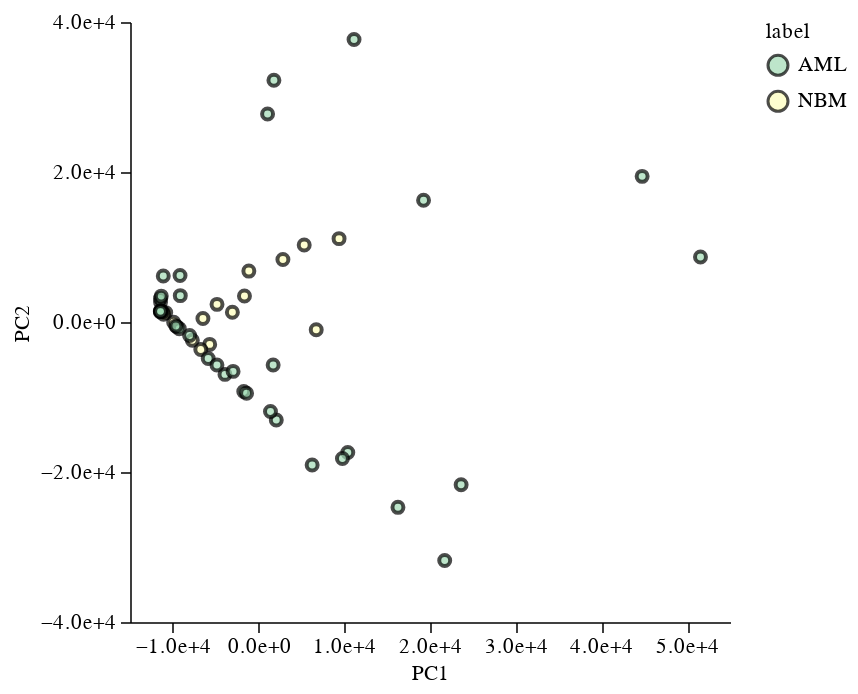

This figure's notebook cell:
### Code cell
auc_r=auc_r.reset_index()
auc_r=auc_r.fillna(0)
auc_r = auc_r.drop('index', axis=1)
pca_r = PCA(n_components=2)
pca_r_fit = pca_r.fit_transform(auc_r)
principal_Df = pd.DataFrame(data = pca_r_fit)
principal_Df.columns = ["PC1","PC2"]
principal_Df["label"] = ["NBM"]*15+["AML"]*36
alt.Chart(principal_Df).mark_point().encode(
    x=alt.X("PC1:Q",axis=alt.Axis(tickCount=5,format=".1e")),
    y=alt.Y("PC2:Q",axis=alt.Axis(tickCount=5,format=".1e")),
    color=alt.value('black'),
    fill=alt.Color("label",scale=alt.Scale(domain=["AML","NBM"],range=['#a1dab4', '#fefebb']))
)
plt.savefig("2d_pca.svg")

### Figure 1 — Vega-Lite specification as saved in the notebook (floating-point values rounded to 4 significant figures)
{"config": {"view": {"strokeOpacity": 0, "strokeWidth": 0.756}, "style": {"guide-title": {"fontSize": 10.67}, "guide-label": {"fontSize": 10.67}}, "title": {"fontSize": 10.67, "font": "Arial", "fontColor": "#000000", "fontWeight": "normal"}, "legend": {"titleFontWeight": "normal"}, "axis": {"domainColor": "#000000", "domainWidth": 0.756, "grid": false, "gridWidth": 0.756, "labelAngle": 0, "labelFont": "Arial", "labelFontSize": 10.67, "tickColor": "#000000", "tickWidth": 0.756, "titleFont": "Arial", "titleFontSize": 10.67, "titleFontWeight": "normal"}, "header": {"titleFontWeight": "normal"}}, "data": {"name": "data-c176fe2ba9cbe07c7db80dc93a60f1ac"}, "mark": {"type": "point"}, "encoding": {"color": {"value": "black"}, "fill": {"field": "label", "scale": {"domain": ["AML", "NBM"], "range": ["#a1dab4", "#fefebb"]}, "type": "nominal"}, "x": {"axis": {"format": ".1e", "tickCount": 5}, "field": "PC1", "type": "quantitative"}, "y": {"axis": {"format": ".1e", "tickCount": 5}, "field": "PC2", "type": "quantitative"}}, "$schema": "https://vega.github.io/schema/vega-lite/v5.8.0.json", "datasets": {"data-c176fe2ba9cbe07c7db80dc93a60f1ac": [{"PC1": -5703.0, "PC2": -2984.0, "label": "NBM"}, {"PC1": -4848.0, "PC2": 2351.0, "label": "NBM"}, {"PC1": -6740.0, "PC2": -3661.0, "label": "NBM"}, {"PC1": -7727.0, "PC2": -2444.0, "label": "NBM"}, {"PC1": 9389.0, "PC2": 11120.0, "label": "NBM"}, {"PC1": -3057.0, "PC2": 1291.0, "label": "NBM"}, {"PC1": -1646.0, "PC2": 3465.0, "label": "NBM"}, {"PC1": -1135.0, "PC2": 6787.0, "label": "NBM"}, {"PC1": 5324.0, "PC2": 10270.0, "label": "NBM"}, {"PC1": -6492.0, "PC2": 472.9, "label": "NBM"}, {"PC1": 2839.0, "PC2": 8340.0, "label": "NBM"}, {"PC1": 6727.0, "PC2": -1032.0, "label": "NBM"}, {"PC1": -10830.0, "PC2": 1251.0, "label": "NBM"}, {"PC1": -9909.0, "PC2": -42.84, "label": "NBM"}, {"PC1": -11080.0, "PC2": 1022.0, "label": "NBM"}, {"PC1": 1790.0, "PC2": 32240.0, "label": "AML"}, {"PC1": 11140.0, "PC2": 37680.0, "label": "AML"}, {"PC1": 1700.0, "PC2": -5739.0, "label": "AML"}, {"PC1": 19250.0, "PC2": 16220.0, "label": "AML"}, {"PC1": 44750.0, "PC2": 19420.0, "label": "AML"}, {"PC1": 51560.0, "PC2": 8664.0, "label": "AML"}, {"PC1": 10410.0, "PC2": -17390.0, "label": "AML"}, {"PC1": 23630.0, "PC2": -21710.0, "label": "AML"}, {"PC1": -9133.0, "PC2": 3516.0, "label": "AML"}, {"PC1": -11440.0, "PC2": 2676.0, "label": "AML"}, {"PC1": -11450.0, "PC2": 3144.0, "label": "AML"}, {"PC1": -11350.0, "PC2": 3451.0, "label": "AML"}, {"PC1": -9163.0, "PC2": 6204.0, "label": "AML"}, {"PC1": 21720.0, "PC2": -31800.0, "label": "AML"}, {"PC1": 1050.0, "PC2": 27730.0, "label": "AML"}, {"PC1": 16260.0, "PC2": -24710.0, "label": "AML"}, {"PC1": -11240.0, "PC2": 1386.0, "label": "AML"}, {"PC1": -11470.0, "PC2": 1478.0, "label": "AML"}, {"PC1": 2066.0, "PC2": -13060.0, "label": "AML"}, {"PC1": -3920.0, "PC2": -6983.0, "label": "AML"}, {"PC1": 6251.0, "PC2": -19070.0, "label": "AML"}, {"PC1": -5876.0, "PC2": -4862.0, "label": "AML"}, {"PC1": -4857.0, "PC2": -5734.0, "label": "AML"}, {"PC1": -9517.0, "PC2": -643.1, "label": "AML"}, {"PC1": -11390.0, "PC2": 1487.0, "label": "AML"}, {"PC1": -11450.0, "PC2": 1349.0, "label": "AML"}, {"PC1": -11440.0, "PC2": 1417.0, "label": "AML"}, {"PC1": -11120.0, "PC2": 6139.0, "label": "AML"}, {"PC1": 1389.0, "PC2": -11940.0, "label": "AML"}, {"PC1": 9784.0, "PC2": -18190.0, "label": "AML"}, {"PC1": -2974.0, "PC2": -6585.0, "label": "AML"}, {"PC1": -9251.0, "PC2": -888.1, "label": "AML"}, {"PC1": -8047.0, "PC2": -1803.0, "label": "AML"}, {"PC1": -1728.0, "PC2": -9274.0, "label": "AML"}, {"PC1": -1398.0, "PC2": -9491.0, "label": "AML"}, {"PC1": -9644.0, "PC2": -531.3, "label": "AML"}]}}
